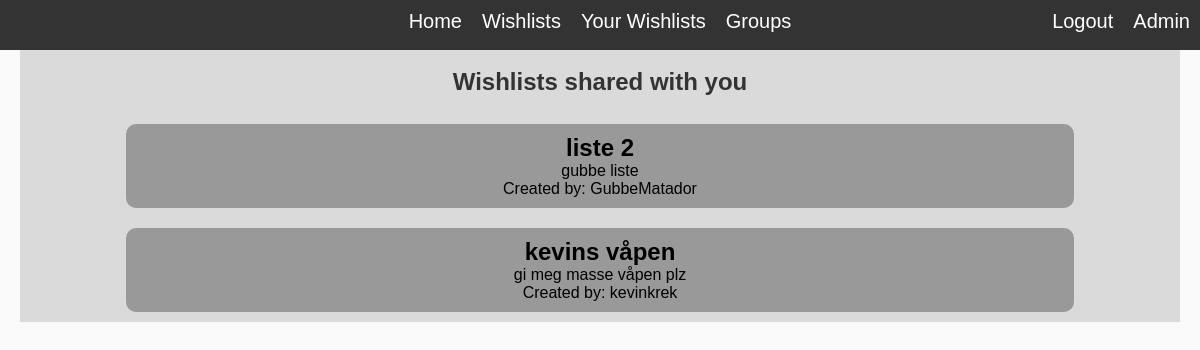
Before: /wishlist/ (signed in) with the older database file.
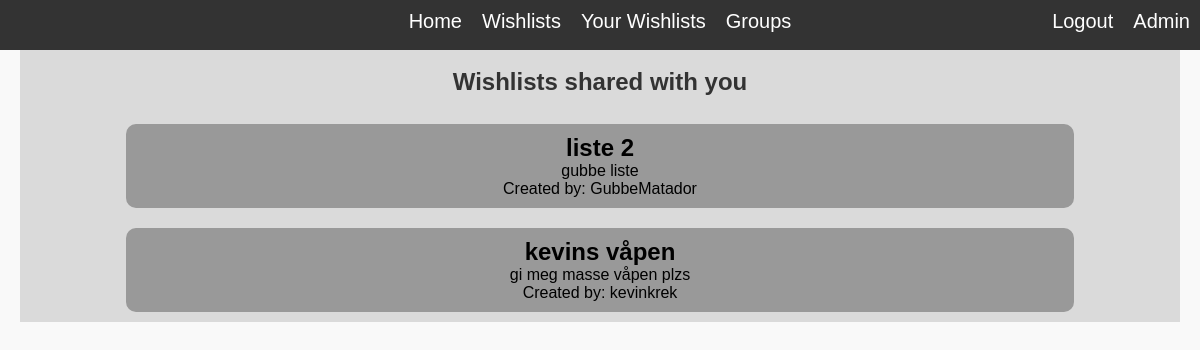
After: the same page with the newer database file.
### wishlistManager/models.py (models this page shows, shortened)
class Wishlist(models.Model):
    name = models.CharField(max_length=100)
    description = models.TextField()
    date_created = models.DateTimeField(auto_now_add=True)
    date_modified = models.DateTimeField(auto_now=True)
    privacy_level = models.IntegerField(default=0)
    user = models.ForeignKey('auth.User', related_name='created_wishlists', on_delete=models.CASCADE)
    groups_with_permission = models.ManyToManyField(WishlistGroup, related_name='wishlists', blank=True, null=True)
    users_with_permission = models.ManyToManyField('auth.User', related_name='wishlists', blank=True, null=True)
    def shared_with_user(self, user):
        if user == self.user:
            return False
        if self.privacy_level == 1:
            if user in self.users_with_permission.all():
                return True
            for group in self.groups_with_permission.all():
                if user in group.members.all():
                    return True
        return False

### wishlistManager/views.py (the view)
# urls.py: path("", views.wishlist_view, name="wishlist_list"),
@login_required
def wishlist_view(request):
    wishlists = Wishlist.objects.all()
    wishlists_with_permission = [wishlist for wishlist in wishlists if wishlist.shared_with_user(request.user)]
    context = {'wishlist_list': wishlists_with_permission}
    return render(request, 'wishlist/wishlist_overview.html', context)

### wishlistManager/templates/wishlist/wishlist_overview.html (shortened to what this page needs)
{% extends "base.html" %}
{% load static %}
    {% block content %}
        <h2>Wishlists shared with you</h2>
        <br>
        {% for wishlist in wishlist_list %}
        <a href="{% url 'wishlist_detail' wishlist.id %}">
            <div class= "wishlist">
                <h2>{{ wishlist.name }}</h2>
                {% if wishlist.description %}
                    <p>{{ wishlist.description }}</p>
                {% endif %}
                <p>Created by: {{ wishlist.user }}</p>
            </div>
        </a>
        {% endfor %}
    {% endblock %}

Changed rows visible on the page:
changed Wishlist "kevins våpen": description "gi meg masse våpen plz" → "gi meg masse våpen plzs"
